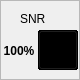
   <widget class="QFrame" name="snr">
    <property name="geometry">
     <rect>
      <x>110</x>
      <y>420</y>
      <width>80</width>
      <height>80</height>
     </rect>
    </property>
    <property name="frameShape">
     <enum>QFrame::StyledPanel</enum>
    </property>
    <property name="frameShadow">
     <enum>QFrame::Raised</enum>
    </property>
    <widget class="QLabel" name="snrLabel">
     <property name="geometry">
      <rect>
       <x>20</x>
       <y>10</y>
       <width>41</width>
       <height>17</height>
      </rect>
     </property>
     <property name="text">
      <string>SNR</string>
     </property>
    </widget>
    <widget class="QLabel" name="snrValue">
     <property name="geometry">
      <rect>
       <x>2</x>
       <y>40</y>
       <width>34</width>
       <height>21</height>
      </rect>
     </property>
     <property name="font">
      <font>
       <pointsize>9</pointsize>
       <weight>75</weight>
       <bold>true</bold>
      </font>
     </property>
     <property name="text">
      <string>100%</string>
     </property>
     <property name="alignment">
      <set>Qt::AlignCenter</set>
     </property>
    </widget>
    <widget class="QPushButton" name="snrIcon0">
     <property name="geometry">
      <rect>
       <x>38</x>
       <y>30</y>
       <width>40</width>
       <height>40</height>
      </rect>
     </property>
     <property name="palette">
      <palette>
       <active>
        <colorrole role="Button">
         <brush brushstyle="SolidPattern">
          <color alpha="255">
           <red>0</red>
           <green>0</green>
           <blue>0</blue>
          </color>
         </brush>
        </colorrole>
        <colorrole role="Base">
         <brush brushstyle="SolidPattern">
          <color alpha="255">
           <red>0</red>
           <green>0</green>
           <blue>0</blue>
          </color>
         </brush>
        </colorrole>
        <colorrole role="Window">
         <brush brushstyle="SolidPattern">
          <color alpha="255">
           <red>0</red>
           <green>0</green>
           <blue>0</blue>
          </color>
         </brush>
        </colorrole>
       </active>
       <inactive>
        <colorrole role="Button">
         <brush brushstyle="SolidPattern">
          <color alpha="255">
           <red>0</red>
           <green>0</green>
           <blue>0</blue>
          </color>
         </brush>
        </colorrole>
        <colorrole role="Base">
         <brush brushstyle="SolidPattern">
          <color alpha="255">
           <red>0</red>
           <green>0</green>
           <blue>0</blue>
          </color>
         </brush>
        </colorrole>
        <colorrole role="Window">
         <brush brushstyle="SolidPattern">
          <color alpha="255">
           <red>0</red>
           <green>0</green>
           <blue>0</blue>
          </color>
         </brush>
        </colorrole>
       </inactive>
       <disabled>
        <colorrole role="Button">
         <brush brushstyle="SolidPattern">
          <color alpha="255">
           <red>0</red>
           <green>0</green>
           <blue>0</blue>
          </color>
         </brush>
        </colorrole>
        <colorrole role="Base">
         <brush brushstyle="SolidPattern">
          <color alpha="255">
           <red>0</red>
           <green>0</green>
           <blue>0</blue>
          </color>
         </brush>
        </colorrole>
        <colorrole role="Window">
         <brush brushstyle="SolidPattern">
          <color alpha="255">
           <red>0</red>
           <green>0</green>
           <blue>0</blue>
          </color>
         </brush>
        </colorrole>
       </disabled>
      </palette>
     </property>
     <property name="text">
      <string/>
     </property>
     <property name="icon">
      <iconset resource="ct4ui.qrc">
       <normaloff>:/res/signal_quality0.png</normaloff>:/res/signal_quality0.png</iconset>
     </property>
     <property name="iconSize">
      <size>
       <width>32</width>
       <height>32</height>
      </size>
     </property>
    </widget>
    <widget class="QPushButton" name="snrIcon1">
     <property name="geometry">
      <rect>
       <x>38</x>
       <y>30</y>
       <width>40</width>
       <height>40</height>
      </rect>
     </property>
     <property name="palette">
      <palette>
       <active>
        <colorrole role="Button">
         <brush brushstyle="SolidPattern">
          <color alpha="255">
           <red>0</red>
           <green>0</green>
           <blue>0</blue>
          </color>
         </brush>
        </colorrole>
        <colorrole role="Base">
         <brush brushstyle="SolidPattern">
          <color alpha="255">
           <red>0</red>
           <green>0</green>
           <blue>0</blue>
          </color>
         </brush>
        </colorrole>
        <colorrole role="Window">
         <brush brushstyle="SolidPattern">
          <color alpha="255">
           <red>0</red>
           <green>0</green>
           <blue>0</blue>
          </color>
         </brush>
        </colorrole>
       </active>
       <inactive>
        <colorrole role="Button">
         <brush brushstyle="SolidPattern">
          <color alpha="255">
           <red>0</red>
           <green>0</green>
           <blue>0</blue>
          </color>
         </brush>
        </colorrole>
        <colorrole role="Base">
         <brush brushstyle="SolidPattern">
          <color alpha="255">
           <red>0</red>
           <green>0</green>
           <blue>0</blue>
          </color>
         </brush>
        </colorrole>
        <colorrole role="Window">
         <brush brushstyle="SolidPattern">
          <color alpha="255">
           <red>0</red>
           <green>0</green>
           <blue>0</blue>
          </color>
         </brush>
        </colorrole>
       </inactive>
       <disabled>
        <colorrole role="Button">
         <brush brushstyle="SolidPattern">
          <color alpha="255">
           <red>0</red>
           <green>0</green>
           <blue>0</blue>
          </color>
         </brush>
        </colorrole>
        <colorrole role="Base">
         <brush brushstyle="SolidPattern">
          <color alpha="255">
           <red>0</red>
           <green>0</green>
           <blue>0</blue>
          </color>
         </brush>
        </colorrole>
        <colorrole role="Window">
         <brush brushstyle="SolidPattern">
          <color alpha="255">
           <red>0</red>
           <green>0</green>
           <blue>0</blue>
          </color>
         </brush>
        </colorrole>
       </disabled>
      </palette>
     </property>
     <property name="text">
      <string/>
     </property>
     <property name="icon">
      <iconset resource="ct4ui.qrc">
       <normaloff>:/res/signal_quality1.png</normaloff>:/res/signal_quality1.png</iconset>
     </property>
     <property name="iconSize">
      <size>
       <width>32</width>
       <height>32</height>
      </size>
     </property>
    </widget>
    <widget class="QPushButton" name="snrIcon2">
     <property name="geometry">
      <rect>
       <x>38</x>
       <y>30</y>
       <width>40</width>
       <height>40</height>
      </rect>
     </property>
     <property name="palette">
      <palette>
       <active>
        <colorrole role="Button">
         <brush brushstyle="SolidPattern">
          <color alpha="255">
           <red>0</red>
           <green>0</green>
           <blue>0</blue>
          </color>
         </brush>
        </colorrole>
        <colorrole role="Base">
         <brush brushstyle="SolidPattern">
          <color alpha="255">
           <red>0</red>
           <green>0</green>
           <blue>0</blue>
          </color>
         </brush>
        </colorrole>
        <colorrole role="Window">
         <brush brushstyle="SolidPattern">
          <color alpha="255">
           <red>0</red>
           <green>0</green>
           <blue>0</blue>
          </color>
         </brush>
        </colorrole>
       </active>
       <inactive>
        <colorrole role="Button">
         <brush brushstyle="SolidPattern">
          <color alpha="255">
           <red>0</red>
           <green>0</green>
           <blue>0</blue>
          </color>
         </brush>
        </colorrole>
        <colorrole role="Base">
         <brush brushstyle="SolidPattern">
          <color alpha="255">
           <red>0</red>
           <green>0</green>
           <blue>0</blue>
          </color>
         </brush>
        </colorrole>
        <colorrole role="Window">
         <brush brushstyle="SolidPattern">
          <color alpha="255">
           <red>0</red>
           <green>0</green>
           <blue>0</blue>
          </color>
         </brush>
        </colorrole>
       </inactive>
       <disabled>
        <colorrole role="Button">
         <brush brushstyle="SolidPattern">
          <color alpha="255">
           <red>0</red>
           <green>0</green>
           <blue>0</blue>
          </color>
         </brush>
        </colorrole>
        <colorrole role="Base">
         <brush brushstyle="SolidPattern">
          <color alpha="255">
           <red>0</red>
           <green>0</green>
           <blue>0</blue>
          </color>
         </brush>
        </colorrole>
        <colorrole role="Window">
         <brush brushstyle="SolidPattern">
          <color alpha="255">
           <red>0</red>
           <green>0</green>
           <blue>0</blue>
          </color>
         </brush>
        </colorrole>
       </disabled>
      </palette>
     </property>
     <property name="text">
      <string/>
     </property>
     <property name="icon">
      <iconset resource="ct4ui.qrc">
       <normaloff>:/res/signal_quality2.png</normaloff>:/res/signal_quality2.png</iconset>
     </property>
     <property name="iconSize">
      <size>
       <width>32</width>
       <height>32</height>
      </size>
     </property>
    </widget>
    <widget class="QPushButton" name="snrIcon3">
     <property name="geometry">
      <rect>
       <x>38</x>
       <y>30</y>
       <width>40</width>
       <height>40</height>
      </rect>
     </property>
     <property name="palette">
      <palette>
       <active>
        <colorrole role="Button">
         <brush brushstyle="SolidPattern">
          <color alpha="255">
           <red>0</red>
           <green>0</green>
           <blue>0</blue>
          </color>
         </brush>
        </colorrole>
        <colorrole role="Base">
         <brush brushstyle="SolidPattern">
          <color alpha="255">
           <red>0</red>
           <green>0</green>
           <blue>0</blue>
          </color>
         </brush>
        </colorrole>
        <colorrole role="Window">
         <brush brushstyle="SolidPattern">
          <color alpha="255">
           <red>0</red>
           <green>0</green>
           <blue>0</blue>
          </color>
         </brush>
        </colorrole>
       </active>
       <inactive>
        <colorrole role="Button">
         <brush brushstyle="SolidPattern">
          <color alpha="255">
           <red>0</red>
           <green>0</green>
           <blue>0</blue>
          </color>
         </brush>
        </colorrole>
        <colorrole role="Base">
         <brush brushstyle="SolidPattern">
          <color alpha="255">
           <red>0</red>
           <green>0</green>
           <blue>0</blue>
          </color>
         </brush>
        </colorrole>
        <colorrole role="Window">
         <brush brushstyle="SolidPattern">
          <color alpha="255">
           <red>0</red>
           <green>0</green>
           <blue>0</blue>
          </color>
         </brush>
        </colorrole>
       </inactive>
       <disabled>
        <colorrole role="Button">
         <brush brushstyle="SolidPattern">
          <color alpha="255">
           <red>0</red>
           <green>0</green>
           <blue>0</blue>
          </color>
         </brush>
        </colorrole>
        <colorrole role="Base">
         <brush brushstyle="SolidPattern">
          <color alpha="255">
           <red>0</red>
           <green>0</green>
           <blue>0</blue>
          </color>
         </brush>
        </colorrole>
        <colorrole role="Window">
         <brush brushstyle="SolidPattern">
          <color alpha="255">
           <red>0</red>
           <green>0</green>
           <blue>0</blue>
          </color>
         </brush>
        </colorrole>
       </disabled>
      </palette>
     </property>
     <property name="text">
      <string/>
     </property>
     <property name="icon">
      <iconset resource="ct4ui.qrc">
       <normaloff>:/res/signal_quality3.png</normaloff>:/res/signal_quality3.png</iconset>
     </property>
     <property name="iconSize">
      <size>
       <width>32</width>
       <height>32</height>
      </size>
     </property>
    </widget>
    <widget class="QPushButton" name="snrIcon4">
     <property name="geometry">
      <rect>
       <x>38</x>
       <y>30</y>
       <width>40</width>
       <height>40</height>
      </rect>
     </property>
     <property name="palette">
      <palette>
       <active>
        <colorrole role="Button">
         <brush brushstyle="SolidPattern">
          <color alpha="255">
           <red>0</red>
           <green>0</green>
           <blue>0</blue>
          </color>
         </brush>
        </colorrole>
        <colorrole role="Base">
         <brush brushstyle="SolidPattern">
          <color alpha="255">
           <red>0</red>
           <green>0</green>
           <blue>0</blue>
          </color>
         </brush>
        </colorrole>
        <colorrole role="Window">
         <brush brushstyle="SolidPattern">
          <color alpha="255">
           <red>0</red>
           <green>0</green>
           <blue>0</blue>
          </color>
         </brush>
        </colorrole>
       </active>
       <inactive>
        <colorrole role="Button">
         <brush brushstyle="SolidPattern">
          <color alpha="255">
           <red>0</red>
           <green>0</green>
           <blue>0</blue>
          </color>
         </brush>
        </colorrole>
        <colorrole role="Base">
         <brush brushstyle="SolidPattern">
          <color alpha="255">
           <red>0</red>
           <green>0</green>
           <blue>0</blue>
          </color>
         </brush>
        </colorrole>
        <colorrole role="Window">
         <brush brushstyle="SolidPattern">
          <color alpha="255">
           <red>0</red>
           <green>0</green>
           <blue>0</blue>
          </color>
         </brush>
        </colorrole>
       </inactive>
       <disabled>
        <colorrole role="Button">
         <brush brushstyle="SolidPattern">
          <color alpha="255">
           <red>0</red>
           <green>0</green>
           <blue>0</blue>
          </color>
         </brush>
        </colorrole>
        <colorrole role="Base">
         <brush brushstyle="SolidPattern">
          <color alpha="255">
           <red>0</red>
           <green>0</green>
           <blue>0</blue>
          </color>
         </brush>
        </colorrole>
        <colorrole role="Window">
         <brush brushstyle="SolidPattern">
          <color alpha="255">
           <red>0</red>
           <green>0</green>
           <blue>0</blue>
          </color>
         </brush>
        </colorrole>
       </disabled>
      </palette>
     </property>
     <property name="text">
      <string/>
     </property>
     <property name="icon">
      <iconset resource="ct4ui.qrc">
       <normaloff>:/res/signal_quality4.png</normaloff>:/res/signal_quality4.png</iconset>
     </property>
     <property name="iconSize">
      <size>
       <width>32</width>
       <height>32</height>
      </size>
     </property>
    </widget>
    <widget class="QPushButton" name="snrIcon5">
     <property name="geometry">
      <rect>
       <x>38</x>
       <y>30</y>
       <width>40</width>
       <height>40</height>
      </rect>
     </property>
     <property name="palette">
      <palette>
       <active>
        <colorrole role="Button">
         <brush brushstyle="SolidPattern">
          <color alpha="255">
           <red>0</red>
           <green>0</green>
           <blue>0</blue>
          </color>
         </brush>
        </colorrole>
        <colorrole role="Base">
         <brush brushstyle="SolidPattern">
          <color alpha="255">
           <red>0</red>
           <green>0</green>
           <blue>0</blue>
          </color>
         </brush>
        </colorrole>
        <colorrole role="Window">
         <brush brushstyle="SolidPattern">
          <color alpha="255">
           <red>0</red>
           <green>0</green>
           <blue>0</blue>
          </color>
         </brush>
        </colorrole>
       </active>
       <inactive>
        <colorrole role="Button">
         <brush brushstyle="SolidPattern">
          <color alpha="255">
           <red>0</red>
           <green>0</green>
           <blue>0</blue>
          </color>
         </brush>
        </colorrole>
        <colorrole role="Base">
         <brush brushstyle="SolidPattern">
          <color alpha="255">
           <red>0</red>
           <green>0</green>
           <blue>0</blue>
          </color>
         </brush>
        </colorrole>
        <colorrole role="Window">
         <brush brushstyle="SolidPattern">
          <color alpha="255">
           <red>0</red>
           <green>0</green>
           <blue>0</blue>
          </color>
         </brush>
        </colorrole>
       </inactive>
       <disabled>
        <colorrole role="Button">
         <brush brushstyle="SolidPattern">
          <color alpha="255">
           <red>0</red>
           <green>0</green>
           <blue>0</blue>
          </color>
         </brush>
        </colorrole>
        <colorrole role="Base">
         <brush brushstyle="SolidPattern">
          <color alpha="255">
           <red>0</red>
           <green>0</green>
           <blue>0</blue>
          </color>
         </brush>
        </colorrole>
        <colorrole role="Window">
         <brush brushstyle="SolidPattern">
          <color alpha="255">
           <red>0</red>
           <green>0</green>
           <blue>0</blue>
          </color>
         </brush>
        </colorrole>
       </disabled>
      </palette>
     </property>
     <property name="text">
      <string/>
     </property>
     <property name="icon">
      <iconset resource="ct4ui.qrc">
       <normaloff>:/res/signal_quality5.png</normaloff>:/res/signal_quality5.png</iconset>
     </property>
     <property name="iconSize">
      <size>
       <width>32</width>
       <height>32</height>
      </size>
     </property>
    </widget>
    <widget class="QPushButton" name="snrIcon6">
     <property name="geometry">
      <rect>
       <x>38</x>
       <y>30</y>
       <width>40</width>
       <height>40</height>
      </rect>
     </property>
     <property name="palette">
      <palette>
       <active>
        <colorrole role="Button">
         <brush brushstyle="SolidPattern">
          <color alpha="255">
           <red>0</red>
           <green>0</green>
           <blue>0</blue>
          </color>
         </brush>
        </colorrole>
        <colorrole role="Base">
         <brush brushstyle="SolidPattern">
          <color alpha="255">
           <red>0</red>
           <green>0</green>
           <blue>0</blue>
          </color>
         </brush>
        </colorrole>
        <colorrole role="Window">
         <brush brushstyle="SolidPattern">
          <color alpha="255">
           <red>0</red>
           <green>0</green>
           <blue>0</blue>
          </color>
         </brush>
        </colorrole>
       </active>
       <inactive>
        <colorrole role="Button">
         <brush brushstyle="SolidPattern">
          <color alpha="255">
           <red>0</red>
           <green>0</green>
           <blue>0</blue>
          </color>
         </brush>
        </colorrole>
        <colorrole role="Base">
         <brush brushstyle="SolidPattern">
          <color alpha="255">
           <red>0</red>
           <green>0</green>
           <blue>0</blue>
          </color>
         </brush>
        </colorrole>
        <colorrole role="Window">
         <brush brushstyle="SolidPattern">
          <color alpha="255">
           <red>0</red>
           <green>0</green>
           <blue>0</blue>
          </color>
         </brush>
        </colorrole>
       </inactive>
       <disabled>
        <colorrole role="Button">
         <brush brushstyle="SolidPattern">
          <color alpha="255">
           <red>0</red>
           <green>0</green>
           <blue>0</blue>
          </color>
         </brush>
        </colorrole>
        <colorrole role="Base">
         <brush brushstyle="SolidPattern">
          <color alpha="255">
           <red>0</red>
           <green>0</green>
           <blue>0</blue>
          </color>
         </brush>
        </colorrole>
        <colorrole role="Window">
         <brush brushstyle="SolidPattern">
          <color alpha="255">
           <red>0</red>
           <green>0</green>
           <blue>0</blue>
          </color>
         </brush>
        </colorrole>
       </disabled>
      </palette>
     </property>
     <property name="text">
      <string/>
     </property>
     <property name="icon">
      <iconset resource="ct4ui.qrc">
       <normaloff>:/res/signal_quality6.png</normaloff>:/res/signal_quality6.png</iconset>
     </property>
     <property name="iconSize">
      <size>
       <width>32</width>
       <height>32</height>
      </size>
     </property>
    </widget>
    <widget class="QPushButton" name="snrIcon7">
     <property name="geometry">
      <rect>
       <x>38</x>
       <y>30</y>
       <width>40</width>
       <height>40</height>
      </rect>
     </property>
     <property name="palette">
      <palette>
       <active>
        <colorrole role="Button">
         <brush brushstyle="SolidPattern">
          <color alpha="255">
           <red>0</red>
           <green>0</green>
           <blue>0</blue>
          </color>
         </brush>
        </colorrole>
        <colorrole role="Base">
         <brush brushstyle="SolidPattern">
          <color alpha="255">
           <red>0</red>
           <green>0</green>
           <blue>0</blue>
          </color>
         </brush>
        </colorrole>
        <colorrole role="Window">
         <brush brushstyle="SolidPattern">
          <color alpha="255">
           <red>0</red>
           <green>0</green>
           <blue>0</blue>
          </color>
         </brush>
        </colorrole>
       </active>
       <inactive>
        <colorrole role="Button">
         <brush brushstyle="SolidPattern">
          <color alpha="255">
           <red>0</red>
           <green>0</green>
           <blue>0</blue>
          </color>
         </brush>
        </colorrole>
        <colorrole role="Base">
         <brush brushstyle="SolidPattern">
          <color alpha="255">
           <red>0</red>
           <green>0</green>
           <blue>0</blue>
          </color>
         </brush>
        </colorrole>
        <colorrole role="Window">
         <brush brushstyle="SolidPattern">
          <color alpha="255">
           <red>0</red>
           <green>0</green>
           <blue>0</blue>
          </color>
         </brush>
        </colorrole>
       </inactive>
       <disabled>
        <colorrole role="Button">
         <brush brushstyle="SolidPattern">
          <color alpha="255">
           <red>0</red>
           <green>0</green>
           <blue>0</blue>
          </color>
         </brush>
        </colorrole>
        <colorrole role="Base">
         <brush brushstyle="SolidPattern">
          <color alpha="255">
           <red>0</red>
           <green>0</green>
           <blue>0</blue>
          </color>
         </brush>
        </colorrole>
        <colorrole role="Window">
         <brush brushstyle="SolidPattern">
          <color alpha="255">
           <red>0</red>
           <green>0</green>
           <blue>0</blue>
          </color>
         </brush>
        </colorrole>
       </disabled>
      </palette>
     </property>
     <property name="text">
      <string/>
     </property>
     <property name="icon">
      <iconset resource="ct4ui.qrc">
       <normaloff>:/res/signal_quality7.png</normaloff>:/res/signal_quality7.png</iconset>
     </property>
     <property name="iconSize">
      <size>
       <width>32</width>
       <height>32</height>
      </size>
     </property>
    </widget>
    <widget class="QPushButton" name="snrIcon8">
     <property name="geometry">
      <rect>
       <x>38</x>
       <y>30</y>
       <width>40</width>
       <height>40</height>
      </rect>
     </property>
     <property name="palette">
      <palette>
       <active>
        <colorrole role="Button">
         <brush brushstyle="SolidPattern">
          <color alpha="255">
           <red>0</red>
           <green>0</green>
           <blue>0</blue>
          </color>
         </brush>
        </colorrole>
        <colorrole role="Base">
         <brush brushstyle="SolidPattern">
          <color alpha="255">
           <red>0</red>
           <green>0</green>
           <blue>0</blue>
          </color>
         </brush>
        </colorrole>
        <colorrole role="Window">
         <brush brushstyle="SolidPattern">
          <color alpha="255">
           <red>0</red>
           <green>0</green>
           <blue>0</blue>
          </color>
         </brush>
        </colorrole>
       </active>
       <inactive>
        <colorrole role="Button">
         <brush brushstyle="SolidPattern">
          <color alpha="255">
           <red>0</red>
           <green>0</green>
           <blue>0</blue>
          </color>
         </brush>
        </colorrole>
        <colorrole role="Base">
         <brush brushstyle="SolidPattern">
          <color alpha="255">
           <red>0</red>
           <green>0</green>
           <blue>0</blue>
          </color>
         </brush>
        </colorrole>
        <colorrole role="Window">
         <brush brushstyle="SolidPattern">
          <color alpha="255">
           <red>0</red>
           <green>0</green>
           <blue>0</blue>
          </color>
         </brush>
        </colorrole>
       </inactive>
       <disabled>
        <colorrole role="Button">
         <brush brushstyle="SolidPattern">
          <color alpha="255">
           <red>0</red>
           <green>0</green>
           <blue>0</blue>
          </color>
         </brush>
        </colorrole>
        <colorrole role="Base">
         <brush brushstyle="SolidPattern">
          <color alpha="255">
           <red>0</red>
           <green>0</green>
           <blue>0</blue>
          </color>
         </brush>
        </colorrole>
        <colorrole role="Window">
         <brush brushstyle="SolidPattern">
          <color alpha="255">
           <red>0</red>
           <green>0</green>
           <blue>0</blue>
          </color>
         </brush>
        </colorrole>
       </disabled>
      </palette>
     </property>
     <property name="text">
      <string/>
     </property>
     <property name="icon">
      <iconset resource="ct4ui.qrc">
       <normaloff>:/res/signal_quality8.png</normaloff>:/res/signal_quality8.png</iconset>
     </property>
     <property name="iconSize">
      <size>
       <width>32</width>
       <height>32</height>
      </size>
     </property>
    </widget>
    <widget class="QPushButton" name="snrIcon9">
     <property name="geometry">
      <rect>
       <x>38</x>
       <y>30</y>
       <width>40</width>
       <height>40</height>
      </rect>
     </property>
     <property name="palette">
      <palette>
       <active>
        <colorrole role="Button">
         <brush brushstyle="SolidPattern">
          <color alpha="255">
           <red>0</red>
           <green>0</green>
           <blue>0</blue>
          </color>
         </brush>
        </colorrole>
        <colorrole role="Base">
         <brush brushstyle="SolidPattern">
          <color alpha="255">
           <red>0</red>
           <green>0</green>
           <blue>0</blue>
          </color>
         </brush>
        </colorrole>
        <colorrole role="Window">
         <brush brushstyle="SolidPattern">
          <color alpha="255">
           <red>0</red>
           <green>0</green>
           <blue>0</blue>
          </color>
         </brush>
        </colorrole>
       </active>
       <inactive>
        <colorrole role="Button">
         <brush brushstyle="SolidPattern">
          <color alpha="255">
           <red>0</red>
           <green>0</green>
           <blue>0</blue>
          </color>
         </brush>
        </colorrole>
        <colorrole role="Base">
         <brush brushstyle="SolidPattern">
          <color alpha="255">
           <red>0</red>
           <green>0</green>
           <blue>0</blue>
          </color>
         </brush>
        </colorrole>
        <colorrole role="Window">
         <brush brushstyle="SolidPattern">
          <color alpha="255">
           <red>0</red>
           <green>0</green>
           <blue>0</blue>
          </color>
         </brush>
        </colorrole>
       </inactive>
       <disabled>
        <colorrole role="Button">
         <brush brushstyle="SolidPattern">
          <color alpha="255">
           <red>0</red>
           <green>0</green>
           <blue>0</blue>
          </color>
         </brush>
        </colorrole>
        <colorrole role="Base">
         <brush brushstyle="SolidPattern">
          <color alpha="255">
           <red>0</red>
           <green>0</green>
           <blue>0</blue>
          </color>
         </brush>
        </colorrole>
        <colorrole role="Window">
         <brush brushstyle="SolidPattern">
          <color alpha="255">
           <red>0</red>
           <green>0</green>
           <blue>0</blue>
          </color>
         </brush>
        </colorrole>
       </disabled>
      </palette>
     </property>
     <property name="text">
      <string/>
     </property>
     <property name="icon">
      <iconset resource="ct4ui.qrc">
       <normaloff>:/res/signal_quality9.png</normaloff>:/res/signal_quality9.png</iconset>
     </property>
     <property name="iconSize">
      <size>
       <width>32</width>
       <height>32</height>
      </size>
     </property>
    </widget>
    <widget class="QPushButton" name="snrIcon10">
     <property name="geometry">
      <rect>
       <x>38</x>
       <y>30</y>
       <width>40</width>
       <height>40</height>
      </rect>
     </property>
     <property name="palette">
      <palette>
       <active>
        <colorrole role="Button">
         <brush brushstyle="SolidPattern">
          <color alpha="255">
           <red>0</red>
           <green>0</green>
           <blue>0</blue>
          </color>
         </brush>
        </colorrole>
        <colorrole role="Base">
         <brush brushstyle="SolidPattern">
          <color alpha="255">
           <red>0</red>
           <green>0</green>
           <blue>0</blue>
          </color>
         </brush>
        </colorrole>
        <colorrole role="Window">
         <brush brushstyle="SolidPattern">
          <color alpha="255">
           <red>0</red>
           <green>0</green>
           <blue>0</blue>
          </color>
         </brush>
        </colorrole>
       </active>
       <inactive>
        <colorrole role="Button">
         <brush brushstyle="SolidPattern">
          <color alpha="255">
           <red>0</red>
           <green>0</green>
           <blue>0</blue>
          </color>
         </brush>
        </colorrole>
        <colorrole role="Base">
         <brush brushstyle="SolidPattern">
          <color alpha="255">
           <red>0</red>
           <green>0</green>
           <blue>0</blue>
          </color>
         </brush>
        </colorrole>
        <colorrole role="Window">
         <brush brushstyle="SolidPattern">
          <color alpha="255">
           <red>0</red>
           <green>0</green>
           <blue>0</blue>
          </color>
         </brush>
        </colorrole>
       </inactive>
       <disabled>
        <colorrole role="Button">
         <brush brushstyle="SolidPattern">
          <color alpha="255">
           <red>0</red>
           <green>0</green>
           <blue>0</blue>
          </color>
         </brush>
        </colorrole>
        <colorrole role="Base">
         <brush brushstyle="SolidPattern">
          <color alpha="255">
           <red>0</red>
           <green>0</green>
           <blue>0</blue>
          </color>
         </brush>
        </colorrole>
        <colorrole role="Window">
         <brush brushstyle="SolidPattern">
          <color alpha="255">
           <red>0</red>
           <green>0</green>
           <blue>0</blue>
          </color>
         </brush>
        </colorrole>
       </disabled>
      </palette>
     </property>
     <property name="text">
      <string/>
     </property>
     <property name="icon">
      <iconset resource="ct4ui.qrc">
       <normaloff>:/res/signal_quality10.png</normaloff>:/res/signal_quality10.png</iconset>
     </property>
     <property name="iconSize">
      <size>
       <width>32</width>
       <height>32</height>
      </size>
     </property>
    </widget>
   </widget>
